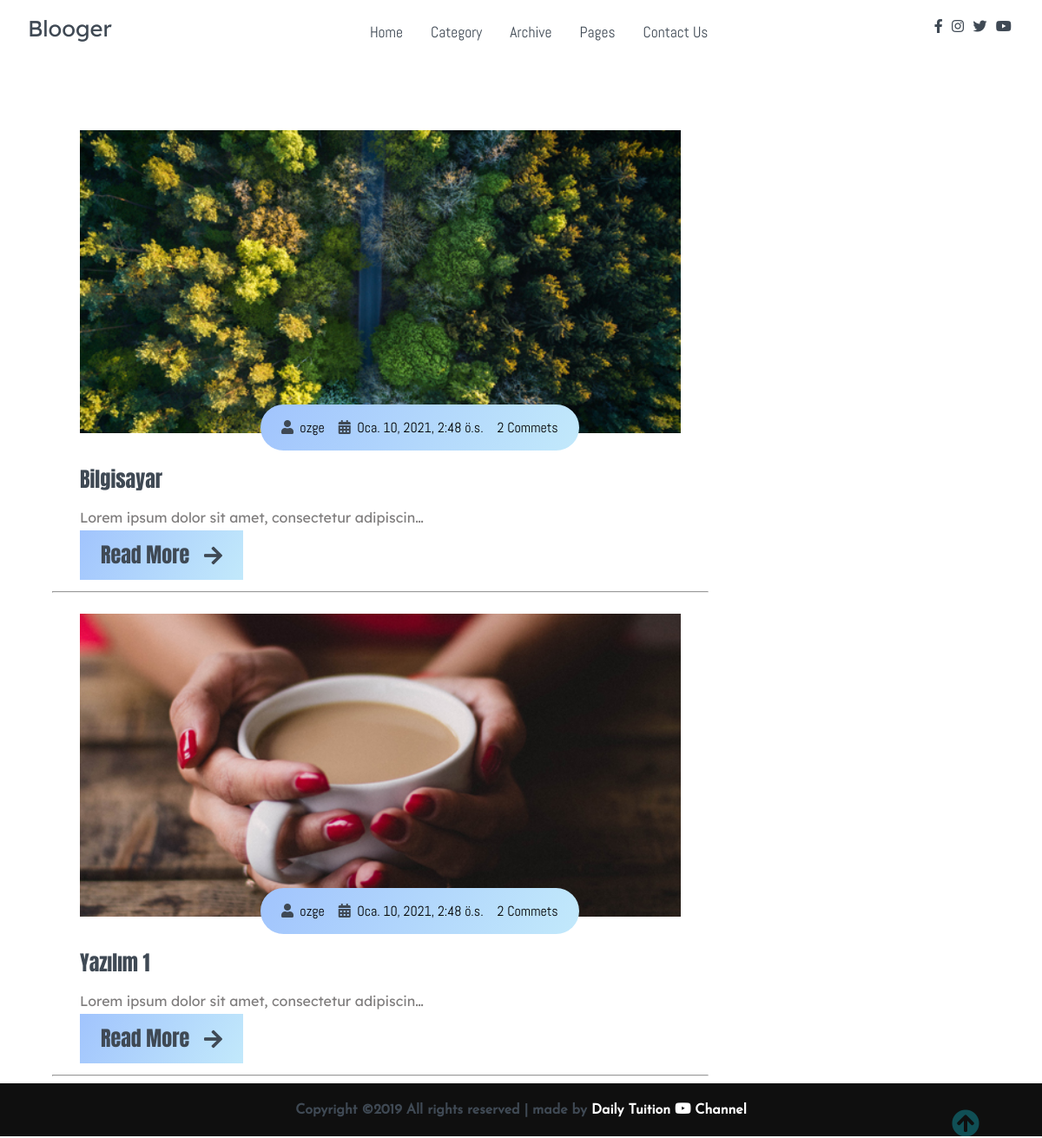
Page /cat/yazilim on the committed database.
### blog/models.py (models this page shows, shortened)
class Post(models.Model):
    category = models.ForeignKey(Category,on_delete=models.CASCADE)
    user = models.ForeignKey('auth.User', related_name='post', on_delete=models.CASCADE)
    title = models.CharField(max_length=120, verbose_name='Başlık')
    content = models.TextField(verbose_name='İçerik')
    publishing_date =models.DateTimeField(verbose_name='Yayınlanma Tarihi', auto_now_add=True)
    image = models.ImageField(null=True, blank=True, upload_to='post')
    slug = models.SlugField(editable=False, unique=True)
    read = models.IntegerField(default = 0) #popüler post için
    def get_absolute_url(self):
        return reverse('detail', kwargs={'slug': self.slug})
    class Meta:
        ordering  = ['-publishing_date', 'id']

### blog/views.py (the view)
# urls.py: path('cat/<slug:category_slug>', category_show, name='category_show'),
def category_show(request, category_slug):
    context = dict()
    context['category'] = get_object_or_404(
        Category, slug=category_slug,
    )
    context['items'] = Post.objects.filter(
        category=context['category'],
    )
    return render(request, 'category_show.html', context)

### templates/category_show.html
{% extends 'base.html' %}
{% load static %}
{% block content %}
    <main>
        <br><br><br>
        <section class="container">
            <div class="site-content">
                <div class="posts">
                   {% for post in items %}
                    <div class="post-content" data-aos="zoom-in" data-aos-delay="200">
                        <div class="post-image">
                            <div>
                                <img src="{{ post.image.url }}" class="img" alt="blog1">
                            </div>
                            <div class="post-info flex-row">
                                <span><i class="fas fa-user text-gray"></i>&nbsp;&nbsp;{{post.user}}</span>
                                <span><i class="fas fa-calendar-alt text-gray"></i>&nbsp;&nbsp;{{post.publishing_date}}</span>
                                <span>2 Commets</span>
                            </div>
                        </div>
                        <div class="post-title">
                            <a href="#">{{post.title}}</a>
                            <p>{{post.content|truncatechars:50}}
                            </p>
                            <a href="{{post.get_absolute_url}}" class="btn post-btn">Read More &nbsp; <i class="fas fa-arrow-right"></i></a>
                        </div>
                    </div>
                    <hr>
                   {% endfor %}
                </div>
            </div>
        </section>
    </main>
 {% endblock %}

### static/css/all.css (style rules this page uses)
.fa, .fas, .far, .fal, .fad, .fab { -moz-osx-font-smoothing: grayscale; -webkit-font-smoothing: antialiased; display: inline-block; font-style: normal; font-variant: normal; text-rendering: auto; line-height: 1; }
.fa-arrow-right:before { content: "\f061"; }
.fa-calendar-alt:before { content: "\f073"; }
.fa-user:before { content: "\f007"; }
.fa, .fas { font-family: 'Font Awesome 5 Free'; font-weight: 900; }

### static/css/Style.css (style rules this page uses)
html, body { margin: 0%; box-sizing: border-box; overflow-x: hidden; }
:root { --text-gray: #3f4954; --text-light : #686666da; --bg-color: #0f0f0f; --white: #ffffff; --midnight: #104f55; --sky: linear-gradient(120deg, #a1c4fd 0%, #c2e9fb 100%); --Abel: 'Abel', cursive; --Anton: 'Anton', cursive; --Josefin : 'Josefin', cursive; --Lexend: 'Lexend', cursive; --Livvic : 'Livvic', cursive; }
a { text-decoration: none; color: var(--text-gray); }
.flex-row { display: flex; flex-direction: row; flex-wrap: wrap; }
span { font-family: var(--Abel); }
.container { margin: 0 5vw; }
.text-gray { color: var(--text-gray); }
p { font-family: var(--Lexend); color: var(--text-light); }
main .site-content { display: grid; grid-template-columns: 70% 30%; }
main .post-content { width: 100%; }
main .site-content .post-content > .post-image, .post-title { padding: 1rem 2rem; position: relative; }
main .site-content .post-content > .post-image .post-info { background: var(--sky); padding: 1rem; position: absolute; bottom: 0%; left: 20vw; border-radius: 3rem; }
main .site-content .post-content > .post-image > div { overflow: hidden; }
main .site-content .post-content > .post-image .img { width: 100%; transition: all 1s ease; }
main .site-content .post-content > .post-image .post-info span { margin: 0 .5rem; }
main .post-content .post-title a { font-family: var(--Anton); font-size: 1.5rem; }
.site-content .post-content .post-title .post-btn { border-radius: 0; padding: .7rem 1.5rem; background: var(--sky); }

### rows in the picture
Post: image (picture), user "ozge", publishing_date "Oca. 10, 2021, 2:48 ö.s.", title "Bilgisayar", content "Lorem ipsum dolor sit amet, consectetur adipiscin…"
Post: image (picture), user "ozge", publishing_date "Oca. 10, 2021, 2:48 ö.s.", title "Yazılım 1", content "Lorem ipsum dolor sit amet, consectetur adipiscin…"
